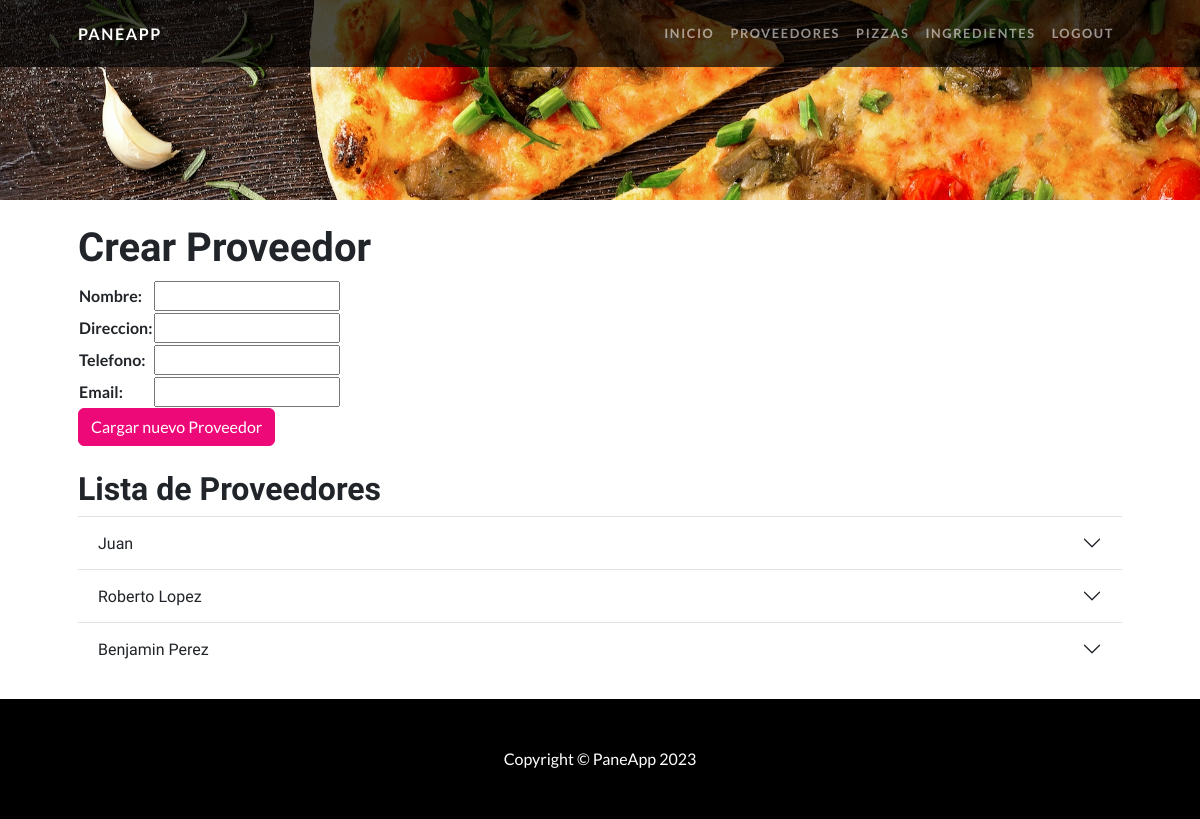
The app's page /PaneApp/Proveedores/ (signed in) with its own data.
### PaneApp/models.py (models this page shows, shortened)
class Proveedor(models.Model):
    nombre = models.CharField(max_length=100)
    direccion = models.CharField(max_length=255)
    telefono = models.CharField(max_length=15)
    email = models.EmailField()

### PaneApp/views.py (the view)
# urls.py: path('Proveedores/', views.crear_proveedor, name='proveedores'),
@login_required
def crear_proveedor(request):
    if request.method == 'POST':
        miForm = ProveedorForm(request.POST)
        if miForm.is_valid():
            informacion = miForm.cleaned_data
            miForm.save()
            return redirect('proveedores')  # Redirige a la página de lista de proveedores
    else:
        miForm = ProveedorForm()
    proveedores = Proveedor.objects.all()
    return render(request, 'PaneApp/proveedores.html', {'miForm': miForm, 'proveedores': proveedores})

### PaneApp/forms.py
class ProveedorForm(forms.ModelForm):
    class Meta:
        model = Proveedor
        fields = ['nombre', 'direccion', 'telefono', 'email']

### PaneApp/templates/PaneApp/proveedores.html (shortened to what this page needs)
{% extends 'PaneApp/padre.html' %}
{% load static %}
{% block contenidoDinamico %}
        <section id="scroll">
            <div class="container px-5">
                <div class="row gx-5 align-items-center">
                    <div class="col-lg-6 order-lg-2">
                        <h1>Crear Proveedor</h1>
                        <form action='' method="post"> {% csrf_token %}
                            <table>
                                {{ miForm.as_table }}
                            </table>
                            <button type="submit" class="btn btn-primary">Cargar nuevo Proveedor</button>
                        </form>
                    </div>
                </div>
            </div>
        </section>
        <section>
            <div class="accordion accordion-flush container px-5" id="accordionFlushExample">
                <br>
                <h2>Lista de Proveedores</h2>
                {% for proveedor in proveedores %}
                    <div class="accordion-item">
                        <h2 class="accordion-header">
                            <button class="accordion-button collapsed" type="button" data-bs-toggle="collapse" data-bs-target="#collapse{{ proveedor.id }}" aria-expanded="false" aria-controls="collapse{{ proveedor.id }}">
                                {{ proveedor.nombre }}
                            </button>
                        </h2>
                    </div>
                {% endfor %}
            </div>
        </section>
{% endblock %}

### records on screen
Proveedor: nombre "Juan"
Proveedor: nombre "Roberto Lopez"
Proveedor: nombre "Benjamin Perez"
